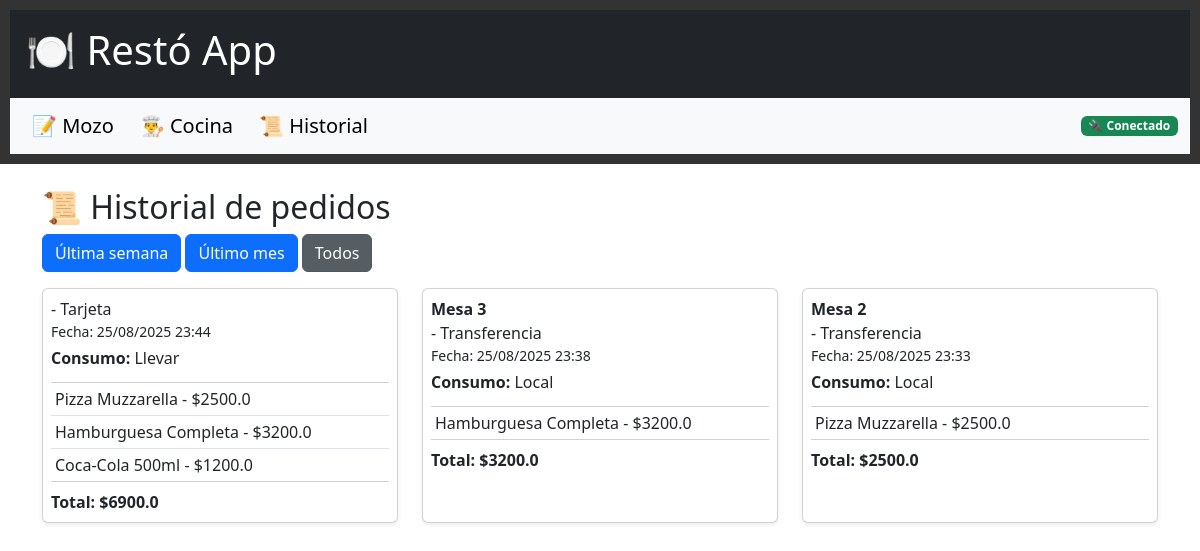
The page /historial on the database its author committed.
### models.py (models this page shows)
class Pedido(db.Model):
    id = db.Column(db.Integer, primary_key=True)
    mesa = db.Column(db.String(20))
    nombre_cliente = db.Column(db.String(100))
    direccion_cliente = db.Column(db.String(200))
    fecha = db.Column(db.DateTime, default=datetime.now)
    estado = db.Column(db.String(20), default="Pendiente")
    metodo_pago = db.Column(db.String(50))
    tipo_consumo = db.Column(db.String(20))
    ticket_numero = db.Column(db.String(100))
    titular = db.Column(db.String(100))
    transferencia_info = db.Column(db.String(100))
    deuda_nombre = db.Column(db.String(100))
    hora_cocina = db.Column(db.DateTime)
    items = db.relationship('Item', backref='pedido', cascade="all, delete-orphan")
    @property
    def total(self):
        return sum(item.producto.precio for item in self.items)

class Item(db.Model):
    id = db.Column(db.Integer, primary_key=True)
    pedido_id = db.Column(db.Integer, db.ForeignKey('pedido.id'), nullable=False)
    producto_id = db.Column(db.Integer, db.ForeignKey('producto.id'), nullable=False)
    producto = db.relationship('Producto')

class Producto(db.Model):
    id = db.Column(db.Integer, primary_key=True)
    nombre = db.Column(db.String(100), nullable=False)
    precio = db.Column(db.Float, nullable=False)

### app.py (the view)
@app.route("/historial")
def historial():
    filtro = request.args.get("filtro", "todos")
    pedidos = Pedido.query.filter(Pedido.estado == "Entregado").order_by(Pedido.fecha.desc()).all()
    fecha_inicio_semana = datetime.now() - timedelta(days=7)
    pedidos_semana = [p for p in pedidos if p.fecha >= fecha_inicio_semana]
    fecha_inicio_mes = datetime.now() - timedelta(days=30)
    pedidos_mes = [p for p in pedidos if p.fecha >= fecha_inicio_mes]
    if filtro == "semana":
        pedidos_filtrados = pedidos_semana
    elif filtro == "mes":
        pedidos_filtrados = pedidos_mes
    else:
        pedidos_filtrados = pedidos
    return render_template(
        "historial.html",
        pedidos=pedidos_filtrados,
        pedidos_semana=pedidos_semana,
        pedidos_mes=pedidos_mes,
        filtro=filtro
    )

### templates/historial.html (shortened to what this page needs)
{% extends "base.html" %}
{% block content %}
<div class="container mt-4">
    <h2>📜 Historial de pedidos</h2>
    <div class="mb-3">
        <a href="{{ url_for('historial', filtro='semana') }}" class="btn btn-primary {% if filtro == 'semana' %}active{% endif %}">Última semana</a>
        <a href="{{ url_for('historial', filtro='mes') }}" class="btn btn-primary {% if filtro == 'mes' %}active{% endif %}">Último mes</a>
        <a href="{{ url_for('historial', filtro='todos') }}" class="btn btn-secondary {% if filtro == 'todos' %}active{% endif %}">Todos</a>
    </div>
    <div class="row">
    {% for pedido in pedidos %}
        <div class="col-12 col-md-6 col-lg-4 mb-3">
            <div class="card shadow-sm p-2 h-100 historial-card"
                 data-mesa="{{ pedido.mesa or '' }}"
                 data-nombre="{{ pedido.nombre_cliente or '' }}"
                 data-direccion="{{ pedido.direccion_cliente or '' }}"
                 data-metodo_pago="{{ pedido.metodo_pago }}"
                 data-fecha="{{ pedido.fecha.strftime('%d/%m/%Y %H:%M') }}"
                 data-ticket="{{ pedido.ticket_numero or '' }}"
                 data-titular="{{ pedido.titular or '' }}"
                 data-transferencia="{{ pedido.transferencia_info or '' }}"
                 data-deuda="{{ pedido.deuda_nombre or '' }}"
            >
                <strong>
                    {% if pedido.tipo_consumo == 'Local' %}
                        Mesa {{ pedido.mesa }}
                    {% else %}
                        {{ pedido.nombre_cliente }}
                    {% endif %}
                </strong> - {{ pedido.metodo_pago }}
                <small class="d-block">Fecha: {{ pedido.fecha.strftime('%d/%m/%Y %H:%M') }}</small>
                <p class="mt-1 mb-1"><strong>Consumo:</strong> {{ pedido.tipo_consumo }}</p>
                <ul class="list-group list-group-flush mt-2 mb-2">
                    {% for item in pedido.items %}
                        <li class="list-group-item p-1">
                            {{ item.producto.nombre }} - ${{ item.producto.precio }}
                        </li>
                    {% endfor %}
                </ul>
                <strong>Total: ${{ pedido.total }}</strong>
            </div>
        </div>
    {% else %}
        <p>No hay pedidos para este filtro.</p>
    {% endfor %}
    </div>
</div>
{% endblock %}

### templates/base.html (shortened to what this page needs)
<!DOCTYPE html>
<html lang="es">
<head>
    <link rel="stylesheet" href="https://cdn.jsdelivr.net/npm/bootstrap@5.3.2/dist/css/bootstrap.min.css">
    <link rel="stylesheet" href="{{ url_for('static', filename='style.css') }}">
    <link href="https://cdn.jsdelivr.net/npm/bootstrap@5.3.2/dist/css/bootstrap.min.css" rel="stylesheet">
</head>
<body>
    <header>
        <div class="d-flex justify-content-between align-items-center p-3 bg-dark text-white">
            <h1>🍽️ Restó App</h1>
        </div>
        <nav class="navbar navbar-expand-lg navbar-light bg-light">
            <div class="container-fluid">
                <a class="navbar-brand" href="{{ url_for('index') }}">📝 Mozo</a>
                <a class="navbar-brand" href="{{ url_for('cocina') }}">👨‍🍳 Cocina</a>
                <a class="navbar-brand" href="{{ url_for('historial') }}">📜 Historial</a>
                <span id="pwa-status" class="badge bg-secondary ms-auto">🔌 Conectado</span>
            </div>
        </nav>
    </header>
    <main>
        {% block content %}{% endblock %}
    </main>
</body>
</html>

### static/style.css (style rules this page uses)
body { font-family: Arial, sans-serif; margin: 20px; }
header { background: #333; color: white; padding: 10px; }
header nav a { color: white; margin: 0 10px; text-decoration: none; }

### rows shown on the page
Pedido: metodo_pago "Tarjeta", fecha "25/08/2025 23:44", tipo_consumo "Llevar", total "6900.0"
Item: producto.nombre "Pizza Muzzarella", producto.precio "2500.0"
Item: producto.nombre "Hamburguesa Completa", producto.precio "3200.0"
Item: producto.nombre "Coca-Cola 500ml", producto.precio "1200.0"
Pedido: mesa "3", metodo_pago "Transferencia", fecha "25/08/2025 23:38", tipo_consumo "Local", total "3200.0"
Item: producto.nombre "Hamburguesa Completa", producto.precio "3200.0"
Pedido: mesa "2", metodo_pago "Transferencia", fecha "25/08/2025 23:33", tipo_consumo "Local", total "2500.0"
Item: producto.nombre "Pizza Muzzarella", producto.precio "2500.0"
